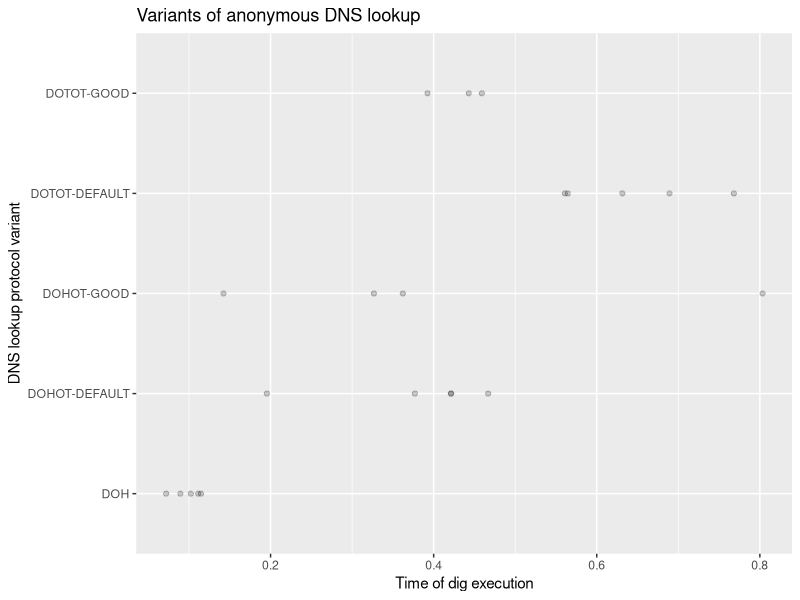
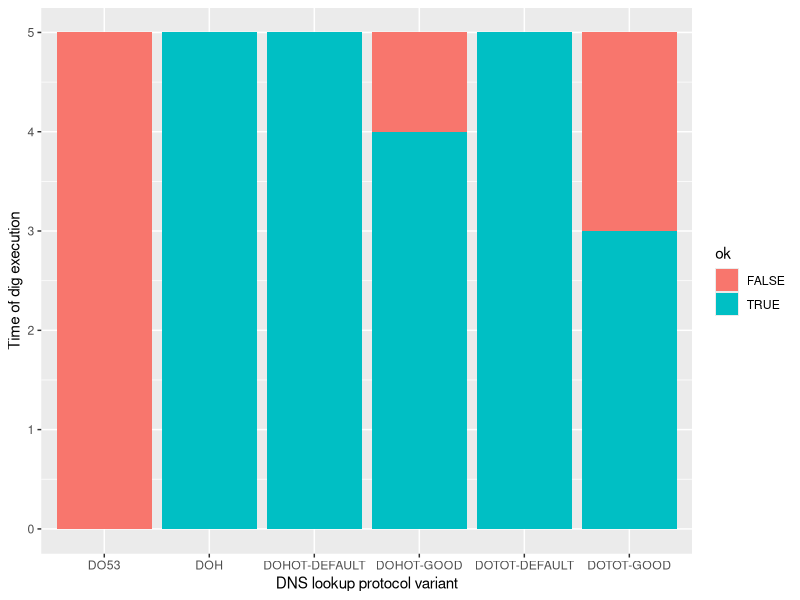

These figures' R source, in order:
#!/usr/bin/env Rscript
library(ggplot2)

measure <- read.csv('measurements.csv')
measure$protocol_variant <- ifelse(measure$variant=="", measure$protocol, paste(measure$protocol, measure$variant, sep="-"))
measure$dig_begin <- as.POSIXct(measure$dig_begin)
measure$dig_end <- as.POSIXct(measure$dig_end)
measure$dig_duration <- as.numeric(measure$dig_end - measure$dig_begin, units="secs")
measure$ok <- measure$dig_out != ""

p <- ggplot(subset(measure, ok)) +
  aes(x=protocol_variant, y=dig_duration) +
  coord_flip() +
  labs(title="Variants of anonymous DNS lookup") +
  scale_x_discrete("DNS lookup protocol variant") +
  scale_y_continuous("Time of dig execution") +
  geom_point(alpha=0.2)
ggsave("/tmp/p1.pdf")

p <- ggplot(measure) +
  aes(x=protocol_variant, fill=ok) +
  scale_x_discrete("DNS lookup protocol variant") +
  scale_y_continuous("Time of dig execution") +
  geom_bar()
ggsave("/tmp/p2.pdf")
